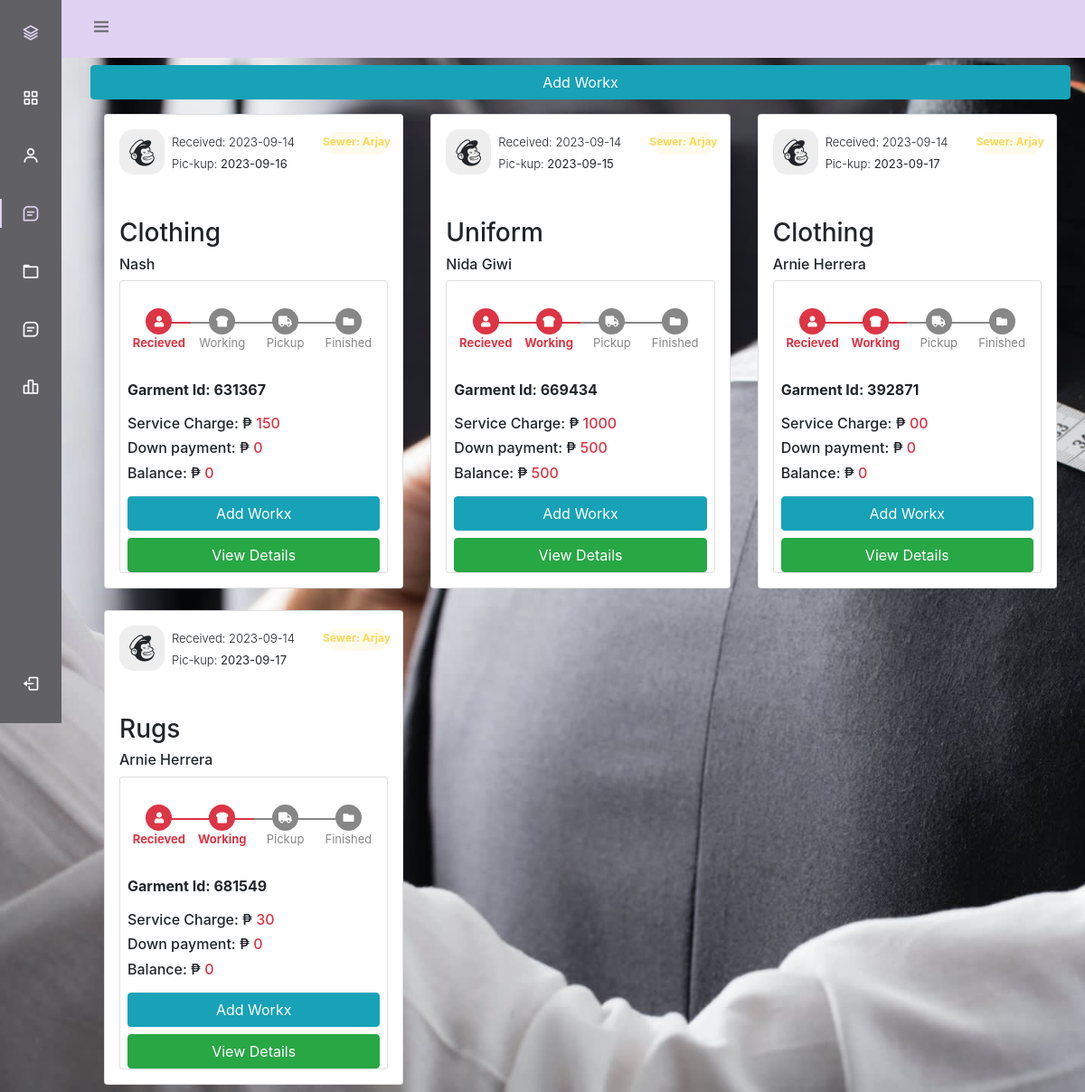
/admin/workx.php (signed in), run on the app's committed database.
### tables this page shows
CREATE TABLE `garments` (
  `id` int(11) NOT NULL,
  `cust_id` int(255) DEFAULT NULL,
  `garment_id` varchar(255) NOT NULL,
  `garment_receivedby` varchar(255) NOT NULL,
  `garment_type` varchar(255) NOT NULL,
  `garment_work_desc` varchar(255) NOT NULL,
  `garment_type_of_serve` varchar(255) NOT NULL,
  `garment_serv_charge` varchar(255) NOT NULL,
  `garment_down` int(255) NOT NULL,
  `garment_bal` int(255) NOT NULL,
  `garment_recieve_date` date NOT NULL DEFAULT current_timestamp(),
  `garment_pickup_date` date NOT NULL,
  `garment_status` varchar(255) NOT NULL
);

CREATE TABLE `customers` (
  `id` int(11) NOT NULL,
  `cust_id` int(50) DEFAULT NULL,
  `cust_fname` varchar(255) NOT NULL,
  `cust_lname` varchar(255) NOT NULL,
  `cust_address` varchar(255) NOT NULL,
  `cust_cnumber` varchar(255) NOT NULL,
  `cust_password` varchar(255) NOT NULL,
  `cust_desc` varchar(255) NOT NULL,
  `cust_role` varchar(255) NOT NULL DEFAULT 'Customer',
  `cust_status` varchar(255) NOT NULL DEFAULT 'Pending',
  `cust_balance` int(255) NOT NULL,
  `cust_date_created` date NOT NULL DEFAULT current_timestamp()
);

### admin/workx.php (the view, shortened to what this page needs)
<?php
    include'../conn.php';
?>
<!DOCTYPE html>
<html lang="en">
<head>
    <link href="https://cdn.jsdelivr.net/npm/bootstrap@5.3.1/dist/css/bootstrap.min.css" rel="stylesheet">
    <link rel="stylesheet" href="../css/index-style.css">
    <link rel="stylesheet" href="../css/side-bar.css">
    <link rel="stylesheet" href="../css/workx-style.css">
    <link rel="stylesheet" href="https://stackpath.bootstrapcdn.com/bootstrap/4.4.1/css/bootstrap.min.css">
    <link rel="stylesheet" href="https://stackpath.bootstrapcdn.com/bootstrap/4.4.1/js/bootstrap.bundle.min.js">
    <link rel="stylesheet" href="https://use.fontawesome.com/releases/v5.8.1/css/all.css">
  </head>
    <link rel="stylesheet" href="https://cdnjs.cloudflare.com/ajax/libs/jquery/3.2.1/jquery.min.js">
    <link rel="stylesheet" href="https://cdn.jsdelivr.net/npm/boxicons@latest/css/boxicons.min.css">
</head>
<body id="body-pd">
        <header class="header" id="header">
            <div class="header_toggle"> <i class='bx bx-menu' id="header-toggle"></i> </div>
        </header>
        <div class="l-navbar" id="nav-bar">
            <nav class="nav">
                <div> <a href="#" class="nav_logo"> <i class='bx bx-layer nav_logo-icon'></i> <span class="nav_logo-name">TailoringBizz</span> </a>
                    <div class="nav_list">
                        <a href="../admin/admin_dashboard.php" class="nav_link"> <i class='bx bx-grid-alt nav_icon'></i> <span class="nav_name">Dashboard</span> </a>
                        <a href="../admin/admin_users.php" class="nav_link" > <i class='bx bx-user nav_icon'></i> <span class="nav_name">Customers</span> </a>
                        <a href="../admin/workx.php" class="nav_link active"> <i class='bx bx-message-square-detail nav_icon'></i> <span class="nav_name">Workx</span> </a>
                        <a href="../admin/catalog.php" class="nav_link"> <i class='bx bx-folder nav_icon'></i> <span class="nav_name">Catalog</span> </a>
                        <a href="../admin/customer_comp.php" class="nav_link"> <i class='bx bx-message-square-detail nav_icon'></i> <span class="nav_name">Customer Complain</span> </a>
                        <a href="#" class="nav_link"> <i class='bx bx-bar-chart-alt-2 nav_icon'></i> <span class="nav_name">Stats</span> </a> </div>
                </div> <a href="../logout.php" class="nav_link"> <i class='bx bx-log-out nav_icon'></i> <span class="nav_name">SignOut</span> </a>
            </nav>
        </div>
        <div class="height-100">
        <div class="container mt-5 mb-3">
            <div class="row">
                  <button type="button" class="btn btn-info mt-4" data-bs-toggle="modal" data-bs-target="#myModal_works2">
                    Add Workx
                    </button>
            <?php
                $sql = "SELECT customers.cust_balance, garments.id, garments.cust_id, customers.cust_fname,
                        customers.cust_lname, garments.garment_status, garments.garment_recieve_date, garment_down,
                        garment_pickup_date, garment_id, garment_type, garment_receivedby, garment_serv_charge,
                        garment_bal, garment_work_desc, garment_type_of_serve
                        FROM garments
                        INNER JOIN customers
                        ON garments.cust_id = customers.id
                        ORDER BY garments.cust_id
                        AND garments.garment_status = 'Received'
                        AND garments.garment_pickup_date DESC";
                $result = mysqli_query($conn, $sql);
                if($result->num_rows > 0){
                    while($row = $result->fetch_assoc()){
                        ?>
                <div class="col-md-4 mt-3">
                    <div class="card p-3 mb-2">
                        <div class="d-flex justify-content-between">
                            <div class="d-flex flex-row align-items-center">
                                <div class="icon"> <i class="bx bxl-mailchimp"></i> </div>
                                <div class="ms-2 c-details">
                                    <h6 class="mb-0"></h6> <span>Received: <?php echo $row['garment_recieve_date'];?></span>
                                    <h5 class="mb-0"></h5> <span>Pic-kup: <strong> <?php echo $row['garment_pickup_date'];?></strong></span>
                                </div>
                            </div>
                            <div class="badge"><span>Sewer: <?php echo $row['garment_receivedby'];?></span> </div>
                        </div>
                        <div class="mt-5">
                            <h3 class="heading"><?php echo $row['garment_type'];?></h3>
                            <h6><?php echo $row['cust_fname'] . " " . $row['cust_lname'];?></h6>
                            <div class="card card-timeline px-2 border-none">
                                <ul class="bs4-order-tracking">
                                    <?php
                                        if($row['garment_status'] == "Received"){
                                            ?>
                                            <li class="step active1"> <div><i class="fas fa-user"></i></div> Recieved </li>
                                            <li class="step"> <div><i class="fas fa-bread-slice"></i></div> Working </li>
                                            <li class="step"> <div><i class="fas fa-truck"></i></div> Pickup </li>
                                            <li class="step"> <div><i class="fas fa-folder"></i></div> Finished </li>
                                            <?php
                                        }
                                        else if($row['garment_status'] == "Working"){
                                            ?>
                                            <li class="step active1"> <div><i class="fas fa-user"></i></div> Recieved </li>
                                            <li class="step active1"> <div><i class="fas fa-bread-slice"></i></div> Working </li>
                                            <li class="step"> <div><i class="fas fa-truck"></i></div> Pickup </li>
                                            <li class="step"> <div><i class="fas fa-folder"></i></div> Finished </li>
                                            <?php
                                        }
                                    ?>
                                </ul>
                                <p><strong>Garment Id: <?php echo $row['garment_id'];?></strong></p>
                                <h6>Service Charge: ₱ <span class="text-danger"><?php echo $row['garment_serv_charge'];?></span></h6>
                                <h6>Down payment: ₱ <span class="text-danger"><?php echo $row['garment_down'];?></span></h6>
                                <h6>Balance: ₱ <span class="text-danger"><?php echo $row['garment_bal'];?></span></h6>
                                <button type="button" class="btn btn-info mt-2" data-bs-toggle="modal" data-bs-target="#myModal_works<?php echo $row['cust_id'];?>">
                                    Add Workx
                                </button>
                                <button type="button" class="btn btn-success mt-2" data-bs-toggle="modal" data-bs-target="#myModal_view_details<?php echo $row['garment_id'];?>">
                                    View Details
                                </button>
                            </div>
                        </div>
                    </div>
                </div>
                <?php
                         }
                     }
                ?>
        </div>
        </div>
    </div>
</body>
</html>

### css/index-style.css (style rules this page uses)
body { background-image: url('../img/tailoring_bg.jpg'); background-repeat: no-repeat; background-size: cover; background-attachment: fixed; }

### css/side-bar.css (style rules this page uses)
:root { --header-height: 3rem;--nav-width: 68px;--first-color: hsl(240, 2%, 39%);--first-color-light: #fcfbfd;--white-color: #e0d2f2;--body-font: 'Nunito', sans-serif;--normal-font-size: 1rem;--z-fixed: 100 }
*,::before,::after { box-sizing: border-box }
body { position: relative;margin: var(--header-height) 0 0 0;padding: 0 1rem;font-family: var(--body-font);font-size: var(--normal-font-size);transition: .5s }
a { text-decoration: none }
.header { width: 100%; height: var(--header-height); position: fixed; top: 0;left: 0;display: flex;align-items: center; justify-content: space-between; padding: 0 1rem;background-color: var(--white-color);z-index: var(--z-fixed);transition: .5s }
.header_toggle { color: var(--first-color);font-size: 1.5rem;cursor: pointer }
.l-navbar { position: fixed;top: 0; left: -30%;width: var(--nav-width); height: 100vh; background-color: var(--first-color); padding: .5rem 1rem 0 0;transition: .5s; z-index: var(--z-fixed) }
.nav { height: 100%;display: flex; flex-direction: column;justify-content: space-between;overflow: hidden }
.nav_logo, .nav_link { display: grid;grid-template-columns: max-content max-content;align-items: center;column-gap: 1rem;padding: .5rem 0 .5rem 1.5rem }
.nav_logo { margin-bottom: 2rem }
.nav_logo-icon { font-size: 1.25rem;color: var(--white-color) }
.nav_link { position: relative;color: var(--first-color-light);margin-bottom: 1.5rem;transition: .3s }
.nav_icon { font-size: 1.25rem }
.active { color: var(--white-color) }
.active::before { content: '';position: absolute;left: 0;width: 2px;height: 32px;background-color: var(--white-color) }
.height-100 { height:100vh }
@media screen and (min-width: 768px) { body { margin: calc(var(--header-height) + 1rem) 0 0 0;padding-left: calc(var(--nav-width) + 2rem) } }
@media screen and (min-width: 768px) { .header { height: calc(var(--header-height) + 1rem);padding: 0 2rem 0 calc(var(--nav-width) + 2rem) } }
@media screen and (min-width: 768px) { .l-navbar { left: 0;padding: 1rem 1rem 0 0 } }

### css/workx-style.css (style rules this page uses)
body { background-color: #a09292 }
.card { border: none; border-radius: 10px }
.c-details span { font-weight: 300; font-size: 13px }
.icon { width: 50px; height: 50px; background-color: #eee; border-radius: 15px; display: flex; align-items: center; justify-content: center; font-size: 39px }
.badge span { background-color: #fffbec; width: 60px; height: 25px; padding-bottom: 3px; border-radius: 5px; display: flex; color: #fed85d; justify-content: center; align-items: center }
.bs4-order-tracking { margin-bottom: 30px;overflow: hidden;color: #878788;padding-left: 0px;margin-top: 30px }
.bs4-order-tracking li { list-style-type: none;font-size: 13px;width: 25%;float: left;position: relative;font-weight: 400;color: #878788;text-align: center }
.bs4-order-tracking li:first-child:before { margin-left: 15px !important;padding-left: 11px !important;text-align : left !important }
.bs4-order-tracking li:last-child:before { margin-right: 5px !important;padding-right: 11px !important;text-align : right !important }
.bs4-order-tracking li>div { color: #fff;width: 29px;text-align: center;line-height: 29px;display: block;font-size: 12px;background: #878788;border-radius: 50%;margin: auto }
.bs4-order-tracking li:after { content: '';width: 150%;height: 2px;background: #878788;position: absolute;left: 0%;right: 0%;top: 15px;z-index: -1 }
.bs4-order-tracking li:first-child:after { left: 50% }
.bs4-order-tracking li:last-child:after { left: 0%!important;width: 0% !important }
.bs4-order-tracking li.active1 { font-weight: bold;color: #dc3545 }
.bs4-order-tracking li.active1>div { background: #dc3545 }
.bs4-order-tracking li.active1:after { background: #dc3545 }
.card-timeline { background-color: #fff;z-index: 0 }

### data on the page
garments: garment_recieve_date "2023-09-14", garment_pickup_date "2023-09-16", garment_receivedby "Arjay", garment_type "Clothing", cust.cust_fname "Nash", garment_status "Recieved", garment "631367", garment_serv_charge "150", garment_down "0", garment_bal "0"
garments: garment_recieve_date "2023-09-14", garment_pickup_date "2023-09-15", garment_receivedby "Arjay", garment_type "Uniform", cust.cust_fname "Nida", cust.cust_lname "Giwi", garment_status "Recieved", garment "669434", garment_serv_charge "1000", garment_down "500", garment_bal "500"
garments: garment_recieve_date "2023-09-14", garment_pickup_date "2023-09-17", garment_receivedby "Arjay", garment_type "Clothing", cust.cust_fname "Arnie", cust.cust_lname "Herrera", garment_status "Recieved", garment "392871", garment_serv_charge "00", garment_down "0", garment_bal "0"
garments: garment_recieve_date "2023-09-14", garment_pickup_date "2023-09-17", garment_receivedby "Arjay", garment_type "Rugs", cust.cust_fname "Arnie", cust.cust_lname "Herrera", garment_status "Recieved", garment "681549", garment_serv_charge "30", garment_down "0", garment_bal "0"
